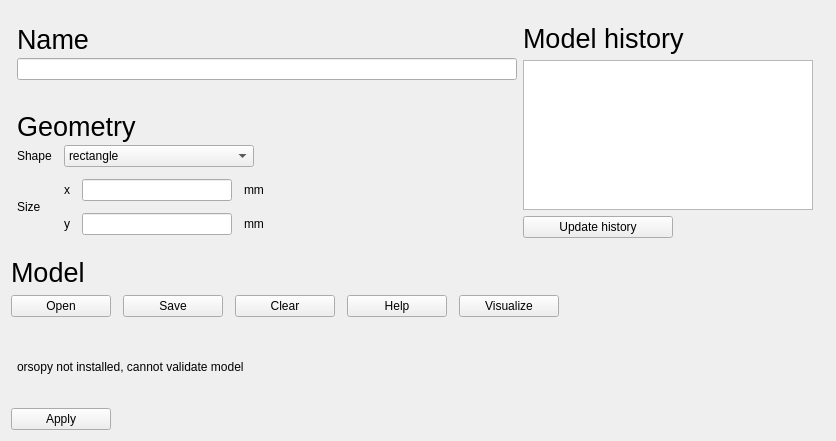
<?xml version="1.0" encoding="UTF-8"?>
<ui version="4.0">
 <class>Form</class>
 <widget class="QWidget" name="Form">
  <property name="geometry">
   <rect>
    <x>0</x>
    <y>0</y>
    <width>836</width>
    <height>441</height>
   </rect>
  </property>
  <property name="sizePolicy">
   <sizepolicy hsizetype="Preferred" vsizetype="Preferred">
    <horstretch>0</horstretch>
    <verstretch>0</verstretch>
   </sizepolicy>
  </property>
  <property name="windowTitle">
   <string>Form</string>
  </property>
  <layout class="QVBoxLayout" name="verticalLayout_7">
   <item>
    <layout class="QVBoxLayout" name="verticalLayout">
     <property name="spacing">
      <number>24</number>
     </property>
     <property name="sizeConstraint">
      <enum>QLayout::SetMinimumSize</enum>
     </property>
     <property name="leftMargin">
      <number>6</number>
     </property>
     <property name="topMargin">
      <number>6</number>
     </property>
     <property name="rightMargin">
      <number>6</number>
     </property>
     <property name="bottomMargin">
      <number>6</number>
     </property>
     <item>
      <layout class="QHBoxLayout" name="horizontalLayout_5">
       <property name="spacing">
        <number>0</number>
       </property>
       <property name="sizeConstraint">
        <enum>QLayout::SetMinimumSize</enum>
       </property>
       <property name="leftMargin">
        <number>0</number>
       </property>
       <property name="topMargin">
        <number>0</number>
       </property>
       <property name="rightMargin">
        <number>0</number>
       </property>
       <property name="bottomMargin">
        <number>0</number>
       </property>
       <item>
        <layout class="QVBoxLayout" name="verticalLayout_4" stretch="0,2">
         <property name="spacing">
          <number>24</number>
         </property>
         <property name="sizeConstraint">
          <enum>QLayout::SetMinimumSize</enum>
         </property>
         <property name="leftMargin">
          <number>0</number>
         </property>
         <property name="topMargin">
          <number>0</number>
         </property>
         <property name="rightMargin">
          <number>0</number>
         </property>
         <property name="bottomMargin">
          <number>0</number>
         </property>
         <item>
          <layout class="QVBoxLayout" name="verticalLayout_8">
           <property name="spacing">
            <number>3</number>
           </property>
           <property name="sizeConstraint">
            <enum>QLayout::SetMinimumSize</enum>
           </property>
           <property name="bottomMargin">
            <number>0</number>
           </property>
           <item>
            <widget class="QLabel" name="label_2">
             <property name="sizePolicy">
              <sizepolicy hsizetype="Minimum" vsizetype="Fixed">
               <horstretch>0</horstretch>
               <verstretch>0</verstretch>
              </sizepolicy>
             </property>
             <property name="text">
              <string>&lt;html&gt;&lt;head/&gt;&lt;body&gt;&lt;p&gt;&lt;span style=&quot; font-size:20pt;&quot;&gt;Name&lt;/span&gt;&lt;/p&gt;&lt;/body&gt;&lt;/html&gt;</string>
             </property>
             <property name="textFormat">
              <enum>Qt::MarkdownText</enum>
             </property>
             <property name="alignment">
              <set>Qt::AlignLeading|Qt::AlignLeft|Qt::AlignTop</set>
             </property>
            </widget>
           </item>
           <item>
            <widget class="QLineEdit" name="sampleName">
             <property name="sizePolicy">
              <sizepolicy hsizetype="Fixed" vsizetype="Fixed">
               <horstretch>0</horstretch>
               <verstretch>0</verstretch>
              </sizepolicy>
             </property>
             <property name="minimumSize">
              <size>
               <width>500</width>
               <height>0</height>
              </size>
             </property>
             <property name="maximumSize">
              <size>
               <width>500</width>
               <height>16777215</height>
              </size>
             </property>
             <property name="maxLength">
              <number>32767</number>
             </property>
             <property name="alignment">
              <set>Qt::AlignLeading|Qt::AlignLeft|Qt::AlignTop</set>
             </property>
            </widget>
           </item>
          </layout>
         </item>
         <item>
          <layout class="QVBoxLayout" name="verticalLayout_2" stretch="0,2">
           <property name="spacing">
            <number>3</number>
           </property>
           <property name="sizeConstraint">
            <enum>QLayout::SetMinimumSize</enum>
           </property>
           <property name="bottomMargin">
            <number>0</number>
           </property>
           <item>
            <widget class="QLabel" name="label_3">
             <property name="sizePolicy">
              <sizepolicy hsizetype="Minimum" vsizetype="Fixed">
               <horstretch>0</horstretch>
               <verstretch>0</verstretch>
              </sizepolicy>
             </property>
             <property name="text">
              <string>&lt;html&gt;&lt;head/&gt;&lt;body&gt;&lt;p&gt;&lt;span style=&quot; font-size:20pt;&quot;&gt;Geometry&lt;/span&gt;&lt;/p&gt;&lt;/body&gt;&lt;/html&gt;</string>
             </property>
             <property name="textFormat">
              <enum>Qt::MarkdownText</enum>
             </property>
             <property name="alignment">
              <set>Qt::AlignLeading|Qt::AlignLeft|Qt::AlignTop</set>
             </property>
            </widget>
           </item>
           <item>
            <layout class="QVBoxLayout" name="verticalLayout_9" stretch="0">
             <property name="sizeConstraint">
              <enum>QLayout::SetMinimumSize</enum>
             </property>
             <property name="topMargin">
              <number>0</number>
             </property>
             <property name="bottomMargin">
              <number>0</number>
             </property>
             <item>
              <layout class="QHBoxLayout" name="horizontalLayout_6">
               <property name="sizeConstraint">
                <enum>QLayout::SetMinimumSize</enum>
               </property>
               <property name="topMargin">
                <number>0</number>
               </property>
               <property name="rightMargin">
                <number>0</number>
               </property>
               <property name="bottomMargin">
                <number>0</number>
               </property>
               <item>
                <layout class="QGridLayout" name="gridLayout" rowstretch="0,0,0" columnstretch="0,0,0,0">
                 <property name="sizeConstraint">
                  <enum>QLayout::SetMinimumSize</enum>
                 </property>
                 <property name="leftMargin">
                  <number>0</number>
                 </property>
                 <property name="topMargin">
                  <number>0</number>
                 </property>
                 <property name="rightMargin">
                  <number>0</number>
                 </property>
                 <property name="bottomMargin">
                  <number>0</number>
                 </property>
                 <property name="spacing">
                  <number>12</number>
                 </property>
                 <item row="2" column="0">
                  <widget class="QLabel" name="label_5">
                   <property name="sizePolicy">
                    <sizepolicy hsizetype="Preferred" vsizetype="Fixed">
                     <horstretch>0</horstretch>
                     <verstretch>0</verstretch>
                    </sizepolicy>
                   </property>
                   <property name="text">
                    <string>Size</string>
                   </property>
                   <property name="alignment">
                    <set>Qt::AlignLeading|Qt::AlignLeft|Qt::AlignTop</set>
                   </property>
                  </widget>
                 </item>
                 <item row="1" column="1">
                  <widget class="QComboBox" name="modelShape">
                   <property name="sizePolicy">
                    <sizepolicy hsizetype="Fixed" vsizetype="Fixed">
                     <horstretch>0</horstretch>
                     <verstretch>0</verstretch>
                    </sizepolicy>
                   </property>
                   <property name="minimumSize">
                    <size>
                     <width>150</width>
                     <height>0</height>
                    </size>
                   </property>
                   <property name="maximumSize">
                    <size>
                     <width>16777215</width>
                     <height>16777215</height>
                    </size>
                   </property>
                   <property name="editable">
                    <bool>false</bool>
                   </property>
                   <property name="currentIndex">
                    <number>0</number>
                   </property>
                   <property name="maxVisibleItems">
                    <number>2147483647</number>
                   </property>
                   <property name="sizeAdjustPolicy">
                    <enum>QComboBox::AdjustToMinimumContentsLength</enum>
                   </property>
                   <property name="minimumContentsLength">
                    <number>20</number>
                   </property>
                   <item>
                    <property name="text">
                     <string>rectangle</string>
                    </property>
                   </item>
                   <item>
                    <property name="text">
                     <string>square</string>
                    </property>
                   </item>
                   <item>
                    <property name="text">
                     <string>disc</string>
                    </property>
                   </item>
                   <item>
                    <property name="text">
                     <string>wedge</string>
                    </property>
                   </item>
                   <item>
                    <property name="text">
                     <string>potato</string>
                    </property>
                   </item>
                   <item>
                    <property name="text">
                     <string>None</string>
                    </property>
                   </item>
                  </widget>
                 </item>
                 <item row="1" column="2">
                  <spacer name="horizontalSpacer_4">
                   <property name="orientation">
                    <enum>Qt::Horizontal</enum>
                   </property>
                   <property name="sizeHint" stdset="0">
                    <size>
                     <width>40</width>
                     <height>20</height>
                    </size>
                   </property>
                  </spacer>
                 </item>
                 <item row="2" column="1">
                  <layout class="QGridLayout" name="gridLayout_3">
                   <property name="sizeConstraint">
                    <enum>QLayout::SetMinimumSize</enum>
                   </property>
                   <property name="leftMargin">
                    <number>0</number>
                   </property>
                   <property name="topMargin">
                    <number>0</number>
                   </property>
                   <property name="rightMargin">
                    <number>0</number>
                   </property>
                   <property name="bottomMargin">
                    <number>0</number>
                   </property>
                   <property name="verticalSpacing">
                    <number>12</number>
                   </property>
                   <item row="0" column="2">
                    <widget class="QLabel" name="xUnit">
                     <property name="sizePolicy">
                      <sizepolicy hsizetype="Fixed" vsizetype="Fixed">
                       <horstretch>0</horstretch>
                       <verstretch>0</verstretch>
                      </sizepolicy>
                     </property>
                     <property name="text">
                      <string>mm</string>
                     </property>
                     <property name="alignment">
                      <set>Qt::AlignLeading|Qt::AlignLeft|Qt::AlignTop</set>
                     </property>
                    </widget>
                   </item>
                   <item row="0" column="0">
                    <widget class="QLabel" name="label_8">
                     <property name="sizePolicy">
                      <sizepolicy hsizetype="Fixed" vsizetype="Fixed">
                       <horstretch>0</horstretch>
                       <verstretch>0</verstretch>
                      </sizepolicy>
                     </property>
                     <property name="maximumSize">
                      <size>
                       <width>20</width>
                       <height>16777215</height>
                      </size>
                     </property>
                     <property name="text">
                      <string>x</string>
                     </property>
                     <property name="alignment">
                      <set>Qt::AlignLeading|Qt::AlignLeft|Qt::AlignTop</set>
                     </property>
                    </widget>
                   </item>
                   <item row="0" column="1">
                    <widget class="QLineEdit" name="xSize">
                     <property name="sizePolicy">
                      <sizepolicy hsizetype="Fixed" vsizetype="Fixed">
                       <horstretch>0</horstretch>
                       <verstretch>0</verstretch>
                      </sizepolicy>
                     </property>
                     <property name="minimumSize">
                      <size>
                       <width>150</width>
                       <height>0</height>
                      </size>
                     </property>
                     <property name="maximumSize">
                      <size>
                       <width>150</width>
                       <height>16777215</height>
                      </size>
                     </property>
                     <property name="alignment">
                      <set>Qt::AlignLeading|Qt::AlignLeft|Qt::AlignTop</set>
                     </property>
                    </widget>
                   </item>
                   <item row="2" column="0">
                    <widget class="QLabel" name="label_9">
                     <property name="sizePolicy">
                      <sizepolicy hsizetype="Fixed" vsizetype="Fixed">
                       <horstretch>0</horstretch>
                       <verstretch>0</verstretch>
                      </sizepolicy>
                     </property>
                     <property name="maximumSize">
                      <size>
                       <width>20</width>
                       <height>16777215</height>
                      </size>
                     </property>
                     <property name="text">
                      <string>y</string>
                     </property>
                     <property name="alignment">
                      <set>Qt::AlignLeading|Qt::AlignLeft|Qt::AlignTop</set>
                     </property>
                    </widget>
                   </item>
                   <item row="2" column="1">
                    <widget class="QLineEdit" name="ySize">
                     <property name="sizePolicy">
                      <sizepolicy hsizetype="Fixed" vsizetype="Fixed">
                       <horstretch>0</horstretch>
                       <verstretch>0</verstretch>
                      </sizepolicy>
                     </property>
                     <property name="minimumSize">
                      <size>
                       <width>150</width>
                       <height>0</height>
                      </size>
                     </property>
                     <property name="maximumSize">
                      <size>
                       <width>150</width>
                       <height>16777215</height>
                      </size>
                     </property>
                     <property name="alignment">
                      <set>Qt::AlignLeading|Qt::AlignLeft|Qt::AlignTop</set>
                     </property>
                    </widget>
                   </item>
                   <item row="2" column="2">
                    <widget class="QLabel" name="yUnit">
                     <property name="sizePolicy">
                      <sizepolicy hsizetype="Fixed" vsizetype="Fixed">
                       <horstretch>0</horstretch>
                       <verstretch>0</verstretch>
                      </sizepolicy>
                     </property>
                     <property name="text">
                      <string>mm</string>
                     </property>
                     <property name="alignment">
                      <set>Qt::AlignLeading|Qt::AlignLeft|Qt::AlignTop</set>
                     </property>
                    </widget>
                   </item>
                  </layout>
                 </item>
                 <item row="1" column="3">
                  <layout class="QHBoxLayout" name="horizontalLayout_4">
                   <property name="sizeConstraint">
                    <enum>QLayout::SetMinimumSize</enum>
                   </property>
                  </layout>
                 </item>
                 <item row="1" column="0">
                  <widget class="QLabel" name="label_4">
                   <property name="sizePolicy">
                    <sizepolicy hsizetype="Minimum" vsizetype="Preferred">
                     <horstretch>0</horstretch>
                     <verstretch>0</verstretch>
                    </sizepolicy>
                   </property>
                   <property name="text">
                    <string>Shape</string>
                   </property>
                  </widget>
                 </item>
                 <item row="2" column="2">
                  <spacer name="horizontalSpacer_5">
                   <property name="orientation">
                    <enum>Qt::Horizontal</enum>
                   </property>
                   <property name="sizeHint" stdset="0">
                    <size>
                     <width>40</width>
                     <height>20</height>
                    </size>
                   </property>
                  </spacer>
                 </item>
                </layout>
               </item>
              </layout>
             </item>
            </layout>
           </item>
          </layout>
         </item>
        </layout>
       </item>
       <item>
        <layout class="QVBoxLayout" name="modelHistoryBox">
         <property name="spacing">
          <number>6</number>
         </property>
         <property name="sizeConstraint">
          <enum>QLayout::SetFixedSize</enum>
         </property>
         <property name="leftMargin">
          <number>6</number>
         </property>
         <property name="topMargin">
          <number>6</number>
         </property>
         <property name="rightMargin">
          <number>6</number>
         </property>
         <property name="bottomMargin">
          <number>6</number>
         </property>
         <item>
          <widget class="QLabel" name="modelHistoryLabel">
           <property name="sizePolicy">
            <sizepolicy hsizetype="Fixed" vsizetype="Fixed">
             <horstretch>0</horstretch>
             <verstretch>0</verstretch>
            </sizepolicy>
           </property>
           <property name="font">
            <font>
             <pointsize>20</pointsize>
            </font>
           </property>
           <property name="text">
            <string>&lt;html&gt;&lt;head/&gt;&lt;body&gt;&lt;p&gt;&lt;span style=&quot; font-size:20pt;&quot;&gt;Model history&lt;/span&gt;&lt;/p&gt;&lt;/body&gt;&lt;/html&gt;</string>
           </property>
           <property name="alignment">
            <set>Qt::AlignLeading|Qt::AlignLeft|Qt::AlignTop</set>
           </property>
           <property name="margin">
            <number>0</number>
           </property>
          </widget>
         </item>
         <item>
          <widget class="QListWidget" name="modelHistory">
           <property name="sizePolicy">
            <sizepolicy hsizetype="Expanding" vsizetype="Fixed">
             <horstretch>0</horstretch>
             <verstretch>0</verstretch>
            </sizepolicy>
           </property>
           <property name="minimumSize">
            <size>
             <width>0</width>
             <height>150</height>
            </size>
           </property>
           <property name="maximumSize">
            <size>
             <width>16777215</width>
             <height>16777215</height>
            </size>
           </property>
           <property name="layoutDirection">
            <enum>Qt::LeftToRight</enum>
           </property>
           <property name="frameShape">
            <enum>QFrame::StyledPanel</enum>
           </property>
          </widget>
         </item>
         <item>
          <widget class="QPushButton" name="updateHistory">
           <property name="minimumSize">
            <size>
             <width>150</width>
             <height>0</height>
            </size>
           </property>
           <property name="maximumSize">
            <size>
             <width>150</width>
             <height>16777215</height>
            </size>
           </property>
           <property name="toolTip">
            <string>Updates the history of orsomodels. This may take a few seconds.</string>
           </property>
           <property name="text">
            <string>Update history</string>
           </property>
          </widget>
         </item>
        </layout>
       </item>
      </layout>
     </item>
    </layout>
   </item>
   <item>
    <layout class="QVBoxLayout" name="verticalLayout_5">
     <property name="spacing">
      <number>0</number>
     </property>
     <property name="leftMargin">
      <number>0</number>
     </property>
     <property name="topMargin">
      <number>0</number>
     </property>
     <property name="rightMargin">
      <number>0</number>
     </property>
     <property name="bottomMargin">
      <number>0</number>
     </property>
     <item>
      <widget class="QLabel" name="label_10">
       <property name="sizePolicy">
        <sizepolicy hsizetype="Fixed" vsizetype="Fixed">
         <horstretch>0</horstretch>
         <verstretch>0</verstretch>
        </sizepolicy>
       </property>
       <property name="text">
        <string>&lt;html&gt;&lt;head/&gt;&lt;body&gt;&lt;p&gt;&lt;span style=&quot; font-size:20pt;&quot;&gt;Model&lt;/span&gt;&lt;/p&gt;&lt;/body&gt;&lt;/html&gt;</string>
       </property>
       <property name="textFormat">
        <enum>Qt::MarkdownText</enum>
       </property>
      </widget>
     </item>
     <item>
      <layout class="QHBoxLayout" name="horizontalLayout">
       <property name="spacing">
        <number>12</number>
       </property>
       <property name="topMargin">
        <number>6</number>
       </property>
       <property name="rightMargin">
        <number>0</number>
       </property>
       <property name="bottomMargin">
        <number>6</number>
       </property>
       <item>
        <widget class="QPushButton" name="openModel">
         <property name="minimumSize">
          <size>
           <width>100</width>
           <height>0</height>
          </size>
         </property>
         <property name="maximumSize">
          <size>
           <width>150</width>
           <height>16777215</height>
          </size>
         </property>
         <property name="text">
          <string>Open</string>
         </property>
        </widget>
       </item>
       <item>
        <widget class="QPushButton" name="saveModel">
         <property name="minimumSize">
          <size>
           <width>100</width>
           <height>0</height>
          </size>
         </property>
         <property name="maximumSize">
          <size>
           <width>150</width>
           <height>16777215</height>
          </size>
         </property>
         <property name="text">
          <string>Save</string>
         </property>
        </widget>
       </item>
       <item>
        <widget class="QPushButton" name="clearModel">
         <property name="minimumSize">
          <size>
           <width>100</width>
           <height>0</height>
          </size>
         </property>
         <property name="maximumSize">
          <size>
           <width>150</width>
           <height>16777215</height>
          </size>
         </property>
         <property name="text">
          <string>Clear</string>
         </property>
        </widget>
       </item>
       <item>
        <widget class="QPushButton" name="modelHelp">
         <property name="minimumSize">
          <size>
           <width>100</width>
           <height>0</height>
          </size>
         </property>
         <property name="maximumSize">
          <size>
           <width>150</width>
           <height>16777215</height>
          </size>
         </property>
         <property name="text">
          <string>Help</string>
         </property>
        </widget>
       </item>
       <item>
        <widget class="QPushButton" name="visualizeModel">
         <property name="minimumSize">
          <size>
           <width>100</width>
           <height>0</height>
          </size>
         </property>
         <property name="text">
          <string>Visualize</string>
         </property>
        </widget>
       </item>
       <item>
        <spacer name="horizontalSpacer">
         <property name="orientation">
          <enum>Qt::Horizontal</enum>
         </property>
         <property name="sizeHint" stdset="0">
          <size>
           <width>40</width>
           <height>20</height>
          </size>
         </property>
        </spacer>
       </item>
      </layout>
     </item>
     <item>
      <layout class="QHBoxLayout" name="modelShowLayout">
       <property name="sizeConstraint">
        <enum>QLayout::SetMaximumSize</enum>
       </property>
       <property name="rightMargin">
        <number>0</number>
       </property>
       <property name="bottomMargin">
        <number>0</number>
       </property>
      </layout>
     </item>
    </layout>
   </item>
   <item>
    <layout class="QHBoxLayout" name="horizontalLayout_2">
     <property name="leftMargin">
      <number>6</number>
     </property>
     <property name="topMargin">
      <number>6</number>
     </property>
     <property name="rightMargin">
      <number>6</number>
     </property>
     <property name="bottomMargin">
      <number>6</number>
     </property>
     <item>
      <widget class="QLabel" name="modelValidationFeedback">
       <property name="text">
        <string>orsopy not installed, cannot validate model</string>
       </property>
      </widget>
     </item>
     <item>
      <spacer name="horizontalSpacer_2">
       <property name="orientation">
        <enum>Qt::Horizontal</enum>
       </property>
       <property name="sizeHint" stdset="0">
        <size>
         <width>40</width>
         <height>20</height>
        </size>
       </property>
      </spacer>
     </item>
    </layout>
   </item>
   <item>
    <layout class="QHBoxLayout" name="horizontalLayout_7">
     <property name="bottomMargin">
      <number>0</number>
     </property>
     <item>
      <widget class="QPushButton" name="applyModel">
       <property name="minimumSize">
        <size>
         <width>100</width>
         <height>0</height>
        </size>
       </property>
       <property name="text">
        <string>Apply</string>
       </property>
      </widget>
     </item>
     <item>
      <spacer name="horizontalSpacer_3">
       <property name="orientation">
        <enum>Qt::Horizontal</enum>
       </property>
       <property name="sizeHint" stdset="0">
        <size>
         <width>40</width>
         <height>20</height>
        </size>
       </property>
      </spacer>
     </item>
    </layout>
   </item>
  </layout>
 </widget>
 <resources/>
 <connections/>
</ui>
